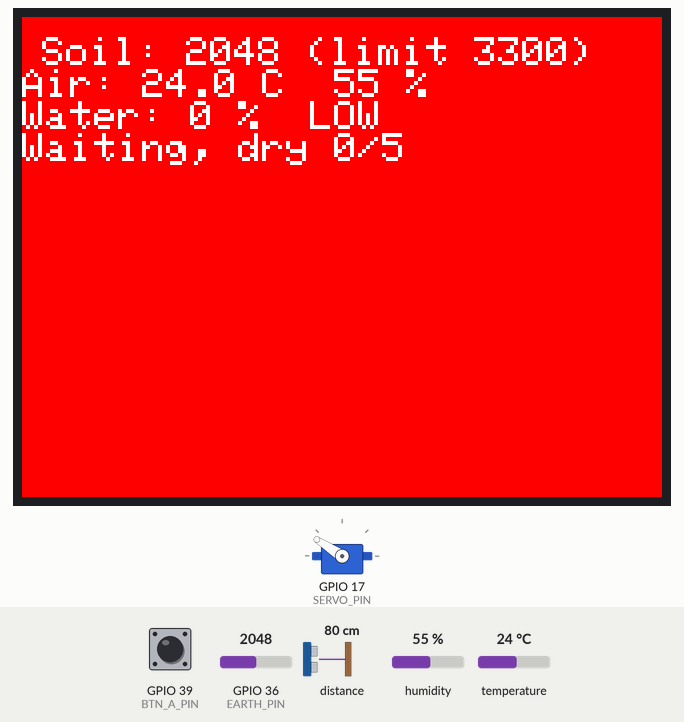
Recording of a sketch running on a simulated ESP32. On the bench: 320×240 colour display, servo. Wiring (inferred from the names in the program): SHT3x sensor at I2C address 0x44. The inputs (shaded band) are chosen by the test bench; at power-on: GPIO 36 (EARTH_PIN) = 2048, distance to the obstacle 80 cm, GPIO 39 (BTN_A_PIN) HIGH, humidity 55 %, temperature 24 °C. Servo pulses on a pin are drawn as a servo (544–2400 µs = 0–180°); what the sketch prints to the serial monitor is not drawn.

Above: at 2.0 s.
2.1 s: GPIO 36 (EARTH_PIN) set to 3340
At 4.2 s:
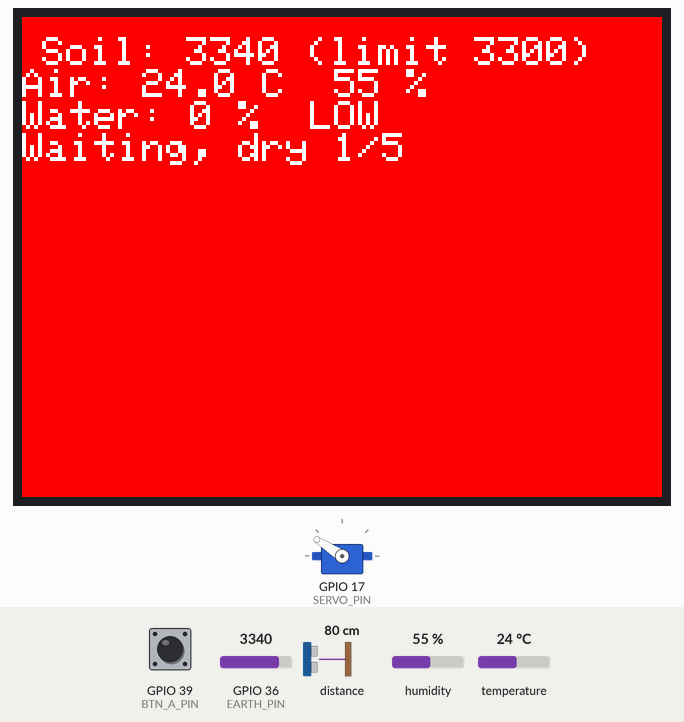
6.2 s: distance to the obstacle set to 10 cm
10.3 s: distance to the obstacle set to 7 cm
At 11.48 s:
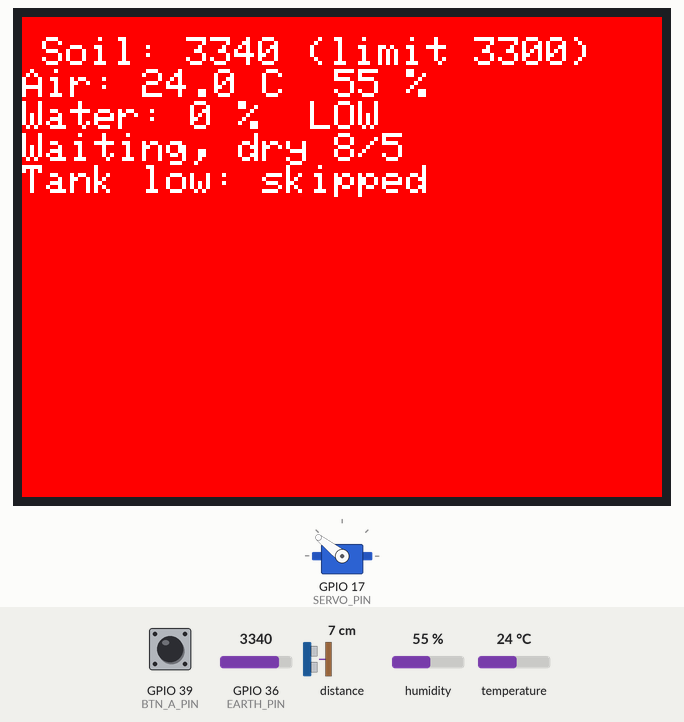
14.0 s: distance to the obstacle set to 9 cm
At 15.3 s:
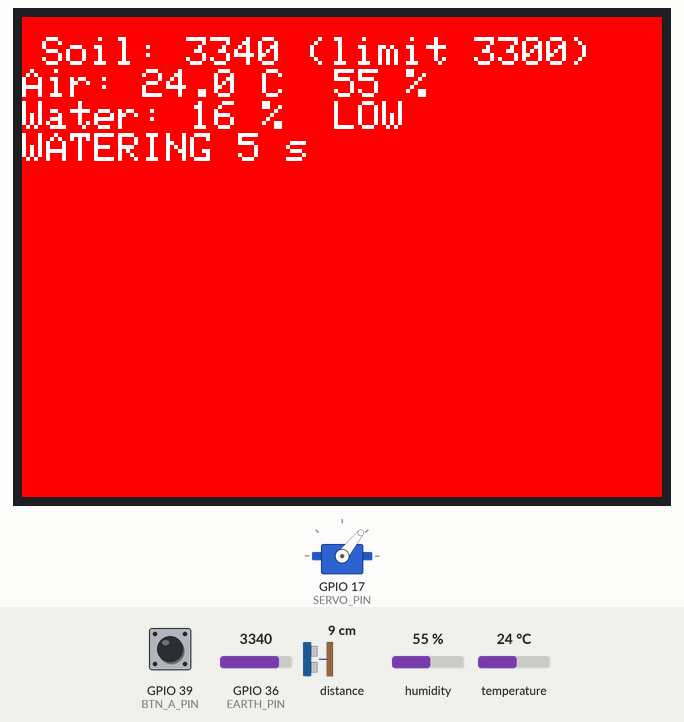
18.0 s: GPIO 39 (BTN_A_PIN) pulled LOW for 1 s
At 20.67 s:
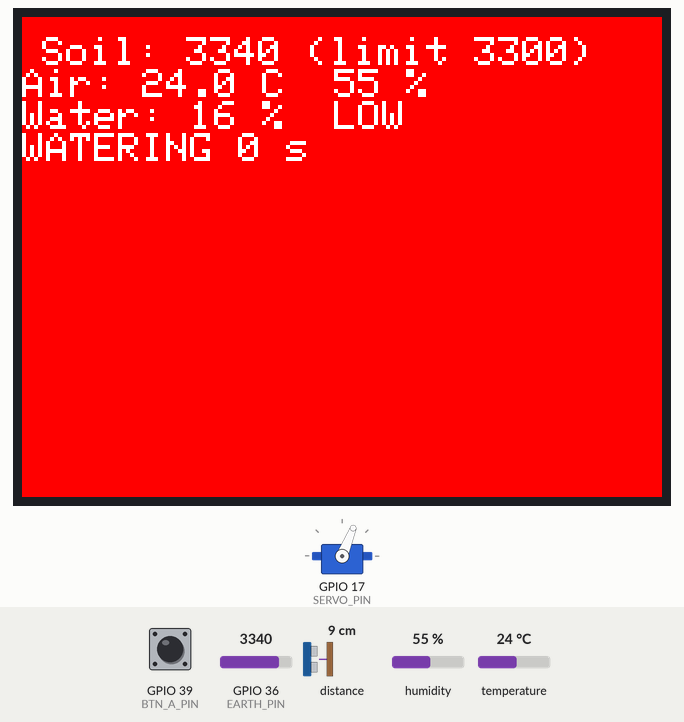
22.9 s: GPIO 39 (BTN_A_PIN) pulled LOW for 1 s
Timing chart, 0 to 25.9 s (numbered marks = the images above; inputs shaded):
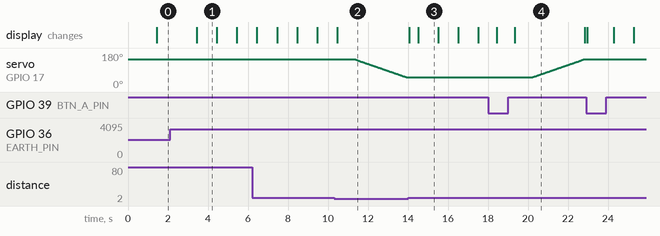

Measured:
- the behaviour switches between 9 and 8 cm on distance to the obstacle (found by bisection; images 1 and 2)
- after the input at 2.1 s, the display: changes after 1.3 s (image 1)
- after the input at 10.3 s, servo on GPIO 17 (SERVO_PIN): moves from 147° to 51° over 2.6 s, starting after 1.0 s
- after the input at 14.0 s, the display: first differs from a run without the input after 0.51 s (image 3)
- what the display in image 3 shows lasts 1.0 s, from 14.5 s to 15.5 s

The sketch:

garden_monitor.ino
```cpp
// Garden monitor: all parts in one sketch, for the M5Stack Fire.
//
//   Earth unit -> Port B (G36)   soil moisture
//   HUB on Port A (G21, G22)     ENV II (0x44) and ToF (0x29)
//   Servo      -> Port C (G17)   water valve
//
// Rules: the soil must read dry several times in a row. The valve then opens
// for a fixed time, closes, and a cooldown blocks the next cycle. Watering is
// skipped when the tank is low or the air is very humid. Button A forces a
// test cycle (still blocked when the tank is low).
//
// The screen uses M5GFX only, and the I2C units use raw Wire, so the two do
// not clash. Needs the "Adafruit VL53L0X" library.

#include <Wire.h>
#include <M5GFX.h>
#include <Adafruit_VL53L0X.h>

// Pins
const int EARTH_PIN = 36;
const int SERVO_PIN = 17;
const int BTN_A_PIN = 39;

// Servo valve
const int CLOSED_DEG = 25;   // tube shut (resting position, not watering)
const int OPEN_DEG   = 130;  // tube open (watering)

// true flips the servo's turning direction (a higher angle then turns the
// arm clockwise instead of anticlockwise). All angles below stay the same.
const bool REVERSE_DIRECTION = true;

// Watering rules (short times for bench testing)
const int DRY_THRESHOLD = 3300;
const int CONFIRM_READS = 5;
const int HUMID_SKIP_PERCENT = 90;
const unsigned long READ_EVERY_MS = 1000;
const unsigned long OPEN_MS       = 5000;
const unsigned long COOLDOWN_MS   = 60000;

// Tank level from the ToF distance. The bottle is 9 cm tall, and the ToF sits
// about 2 cm above its rim (the ToF cannot read closer than about 3 cm).
// Full: water about 7 cm deep. Empty: about 1 cm of water left at the bottom.
const int TANK_FULL_MM  = 40;
const int TANK_EMPTY_MM = 100;
const int LOW_PERCENT   = 20;

M5GFX display;
Adafruit_VL53L0X lox = Adafruit_VL53L0X();
bool tofOk = false;
int tofMisses = 0;
const int TOF_MAX_MISSES = 10;   // after this many failed reads, level = unknown

enum State { WAITING, WATERING, COOLDOWN };
State state = WAITING;
int dryCount = 0;
unsigned long stateStart = 0;
unsigned long lastRead = 0;
int currentDeg = CLOSED_DEG;

int soil = 0;
float tempC = 0, hum = -1;
int distMm = -1;
int levelPct = -1;
const char *note = "";

// Seconds left in the current state, never below 0 (avoids an unsigned
// underflow that showed a huge number for the last second of a countdown).
unsigned long secondsLeft(unsigned long total) {
  unsigned long elapsed = millis() - stateStart;
  return elapsed >= total ? 0 : (total - elapsed + 999) / 1000;
}

void setServoAngle(int deg) {
  if (REVERSE_DIRECTION) deg = 180 - deg;
  int us = map(deg, 0, 180, 600, 2300);
  uint32_t duty = (uint32_t)us * 65536UL / 20000UL;
  ledcWrite(SERVO_PIN, duty);
}

void moveServoTo(int target) {
  while (currentDeg != target) {
    currentDeg += (target > currentDeg) ? 1 : -1;
    setServoAngle(currentDeg);
    delay(25);
  }
}

int readEarth() {
  long sum = 0;
  for (int i = 0; i < 10; i++) sum += analogRead(EARTH_PIN);
  return sum / 10;
}

bool readSHT30(float &t, float &h) {
  Wire.beginTransmission(0x44);
  Wire.write(0x2C);
  Wire.write(0x06);
  if (Wire.endTransmission() != 0) return false;
  delay(20);
  if (Wire.requestFrom(0x44, 6) != 6) return false;
  uint8_t b[6];
  for (int i = 0; i < 6; i++) b[i] = Wire.read();
  uint16_t rawT = (b[0] << 8) | b[1];
  uint16_t rawH = (b[3] << 8) | b[4];
  t = -45.0 + 175.0 * rawT / 65535.0;
  h = 100.0 * rawH / 65535.0;
  return true;
}

// Middle of 5 readings. Returns -1 if the ToF is out of range.
int readDistanceMm() {
  int v[5];
  int n = 0;
  for (int i = 0; i < 5; i++) {
    VL53L0X_RangingMeasurementData_t m;
    lox.rangingTest(&m, false);
    if (m.RangeStatus != 4) v[n++] = m.RangeMilliMeter;
    delay(30);
  }
  if (n < 3) return -1;
  for (int i = 0; i < n - 1; i++)
    for (int j = i + 1; j < n; j++)
      if (v[j] < v[i]) { int t = v[i]; v[i] = v[j]; v[j] = t; }
  return v[n / 2];
}

bool tankLow() { return levelPct >= 0 && levelPct < LOW_PERCENT; }

void startWatering() {
  moveServoTo(OPEN_DEG);
  state = WATERING;
  stateStart = millis();
  dryCount = 0;
  Serial.println("Valve OPEN");
}

void draw() {
  bool low = tankLow();
  uint16_t bg = low ? TFT_RED : TFT_BLACK;
  display.fillScreen(bg);
  display.setTextColor(TFT_WHITE, bg);
  display.setCursor(10, 10);
  display.printf("Soil: %d (limit %d)\n", soil, DRY_THRESHOLD);
  if (hum >= 0) display.printf("Air: %.1f C  %.0f %%\n", tempC, hum);
  else display.print("Air: no reading\n");
  if (levelPct >= 0) display.printf("Water: %d %%%s\n", levelPct, low ? "  LOW" : "");
  else display.print("Water: no reading\n");
  if (state == WAITING) display.printf("Waiting, dry %d/%d\n", dryCount, CONFIRM_READS);
  else if (state == WATERING)
    display.printf("WATERING %lu s\n", secondsLeft(OPEN_MS));
  else
    display.printf("Cooldown %lu s\n", secondsLeft(COOLDOWN_MS));
  display.print(note);
}

void setup() {
  Serial.begin(115200);
  pinMode(BTN_A_PIN, INPUT);
  display.init();
  display.setTextSize(2);
  Wire.begin(21, 22);
  ledcAttach(SERVO_PIN, 50, 16);
  setServoAngle(CLOSED_DEG);
  delay(500);
  tofOk = lox.begin(0x29, false, &Wire);
  Serial.println(tofOk ? "ToF ready" : "ToF not found, water level unknown");
}

void loop() {
  unsigned long now = millis();
  bool btnA = (digitalRead(BTN_A_PIN) == LOW);

  if (now - lastRead < READ_EVERY_MS && !btnA) return;
  lastRead = now;

  soil = readEarth();
  float t, h;
  if (readSHT30(t, h)) { tempC = t; hum = h; } else { hum = -1; }
  if (tofOk) {
    int mm = readDistanceMm();
    if (mm >= 0) {
      distMm = mm;
      tofMisses = 0;
    } else if (++tofMisses >= TOF_MAX_MISSES) {
      distMm = -1;      // too many failed reads: don't keep showing an old level
      levelPct = -1;
    }
    if (distMm >= 0) {
      levelPct = map(constrain(distMm, TANK_FULL_MM, TANK_EMPTY_MM),
                     TANK_EMPTY_MM, TANK_FULL_MM, 0, 100);
    }
  }

  note = "";
  if (state == WAITING) {
    if (soil > DRY_THRESHOLD) dryCount++; else dryCount = 0;
    bool wantWater = (dryCount >= CONFIRM_READS) || btnA;
    if (wantWater) {
      if (tankLow()) {
        note = "Tank low: skipped";
      } else if (!btnA && hum >= HUMID_SKIP_PERCENT) {
        note = "Humid air: skipped";
      } else {
        startWatering();
      }
    }
  } else if (state == WATERING && now - stateStart >= OPEN_MS) {
    moveServoTo(CLOSED_DEG);
    state = COOLDOWN;
    stateStart = millis();
    Serial.println("Valve CLOSED, cooldown");
  } else if (state == COOLDOWN && now - stateStart >= COOLDOWN_MS) {
    state = WAITING;
    dryCount = 0;
    Serial.println("Ready");
  }

  Serial.printf("soil=%d temp=%.1f hum=%.0f dist=%d level=%d state=%d dry=%d %s\n",
                soil, tempC, hum, distMm, levelPct, state, dryCount, note);
  draw();
}
```
